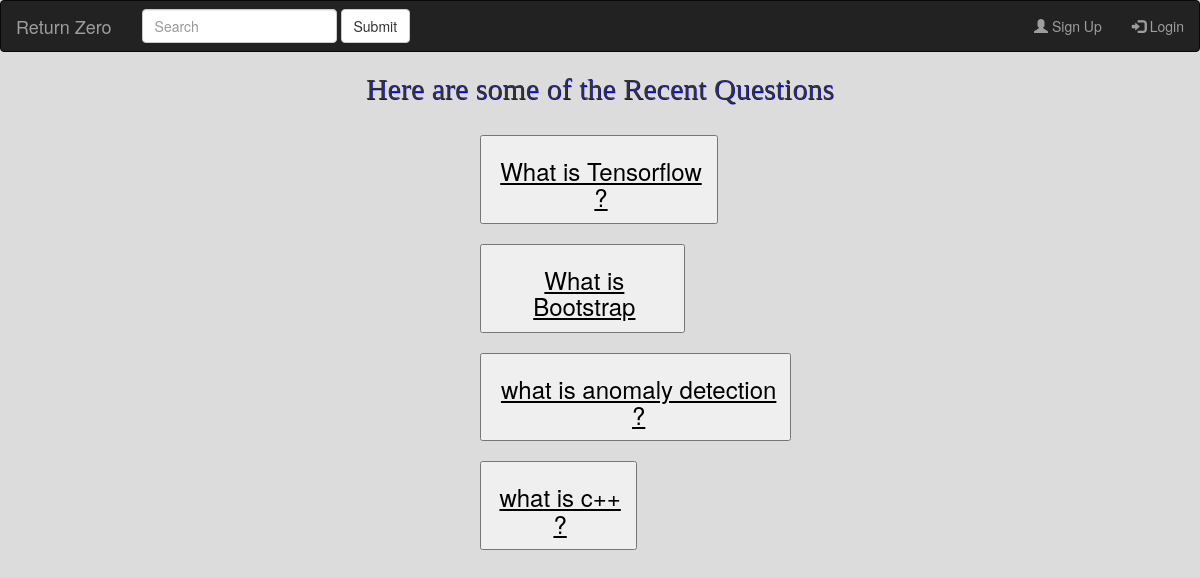
Before: / with the older database file.
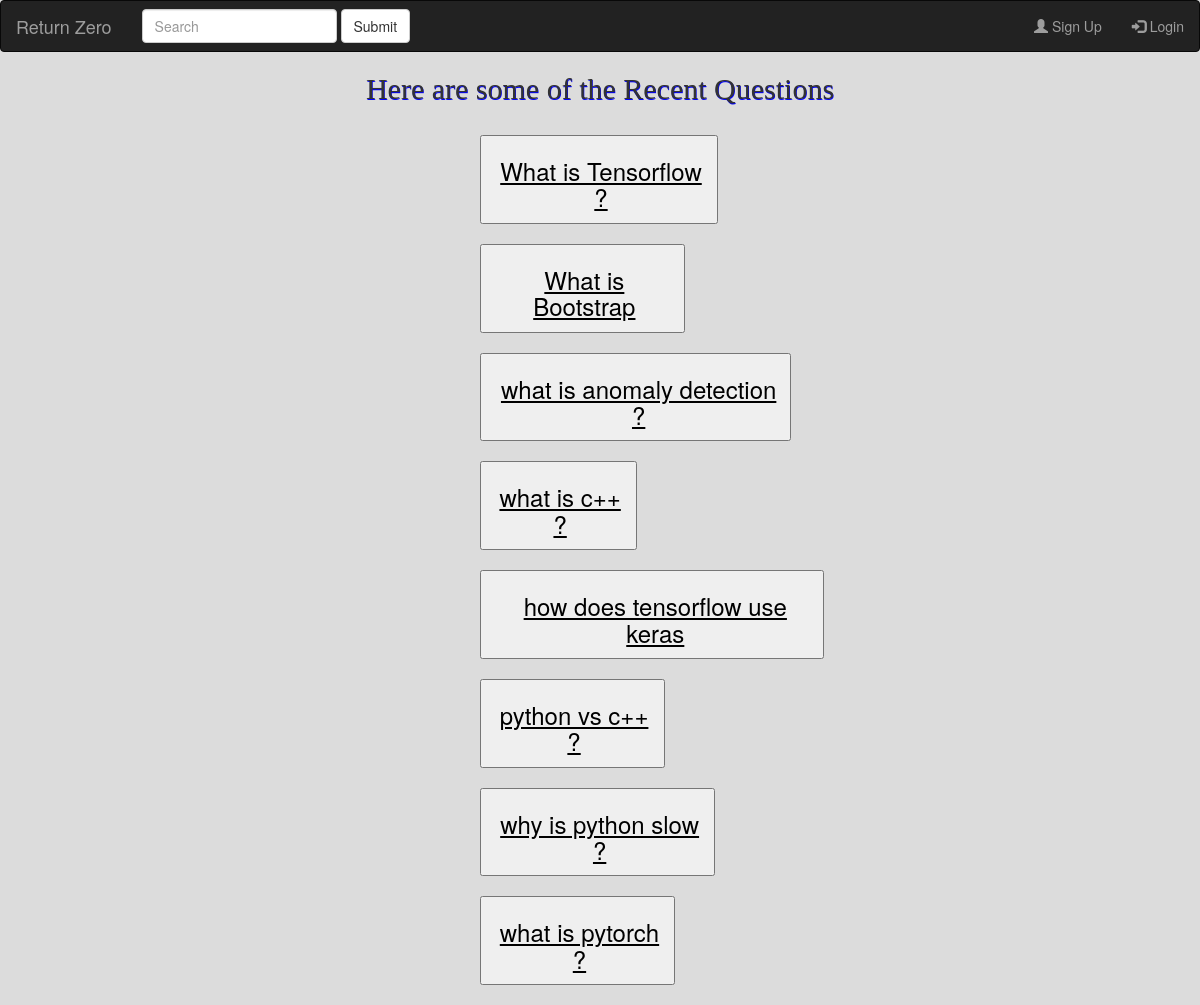
After: the same page with the newer database file.
### qa/models.py (models this page shows, shortened)
class questions(models.Model):
    question_name = models.CharField(max_length=500)
    asked_by = models.ForeignKey(UserModel,on_delete=models.CASCADE)
    uploaded_at = models.DateTimeField(auto_now_add=True)
    answer_ques = models.ManyToManyField(answers,blank=True)

### qa/views.py (the view)
# urls.py: 2. Add a URL to urlpatterns:  path('', Home.as_view(), name='home')
def Home(request):
    ques = questions.objects.all().order_by('uploaded_at')
    if request.method == "POST":
        question = request.POST['question']
        que_obj = questions(question_name=question,asked_by=request.user)
        que_obj.save()
    return render(request,"qa/homepage.html",{"questions":ques})

### qa/templates/qa/homepage.html (shortened to what this page needs)
{% extends "./base.html" %}
  {% block bodyblock %}
    <h2>Here are some of the Recent Questions</h2>
    <br>
    {% for question in questions %}
      <a   href="qa/details/{{question.id}}"><button id="quesbut" type="button"><h3>{{ question.question_name }}</h3></button></a>
      <br>
      <br>
    {% endfor %}
  {% endblock %}

### qa/templates/qa/base.html (shortened to what this page needs)
<!DOCTYPE html>
{% load static %}
<html lang="en" dir="ltr">
  <head>
  <link rel="stylesheet" href="https://maxcdn.bootstrapcdn.com/bootstrap/3.4.1/css/bootstrap.min.css">
    <link rel="stylesheet" href="{% static "css/base.css" %}">
  </head>
  <body>
    <nav class="navbar navbar-inverse">
      <div class="container-fluid">
        <div class="navbar-header">
          <a class="navbar-brand" href="/">Return Zero</a>
        </div>
        <form class="navbar-form navbar-left" action="/action_page.php">
          <div class="form-group">
            <input type="text" class="form-control" placeholder="Search">
          </div>
          <button type="submit" class="btn btn-default">Submit</button>
        </form>
        {% if user.is_authenticated %}
        <ul class="nav navbar-nav navbar-right">
          <li><a href="{% url 'signout' %}"><span class="glyphicon glyphicon-user"></span>Sign Out</a></li>
          <li><a href="{% url 'userprofile' %}"><span class="glyphicon glyphicon-user"></span>Profile</a></li>
        </ul>
        {% else %}
          <ul class="nav navbar-nav navbar-right">
            <li><a href="{% url 'signup' %}"><span class="glyphicon glyphicon-user"></span> Sign Up</a></li>
            <li><a href="{% url 'signin' %}"><span class="glyphicon glyphicon-log-in"></span> Login</a></li>
          </ul>
       {% endif %}
      </div>
    </nav>
    {% block bodyblock %}
    {% endblock %}
  </body>
</html>

### static/css/base.css (style rules this page uses)
body { background-color: gainsboro !important; }
h2 { text-align: center; font-family: fantasy; text-shadow: 0.5px 1px blue; }
#quesbut { margin-left: 40%; }
h3 { padding-left:2%; color:black; text-decoration: underline; }

Changed rows visible on the page:
added questions: question_name "how does tensorflow use keras"
added questions: question_name "python vs c++ ?"
added questions: question_name "why is python slow ?"
added questions: question_name "what is pytorch ?"
